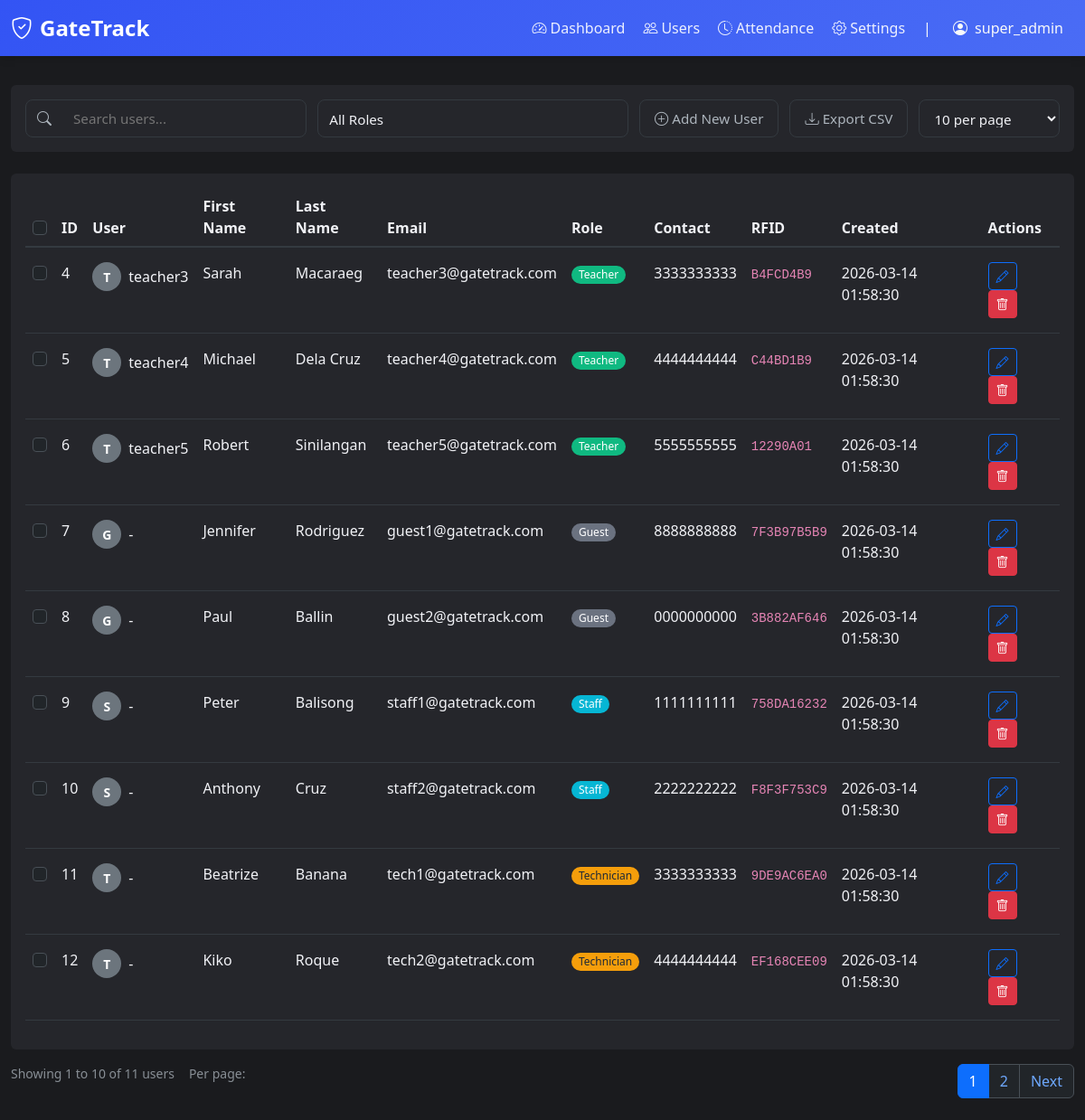
The page /users (signed in) on the database as committed earlier.
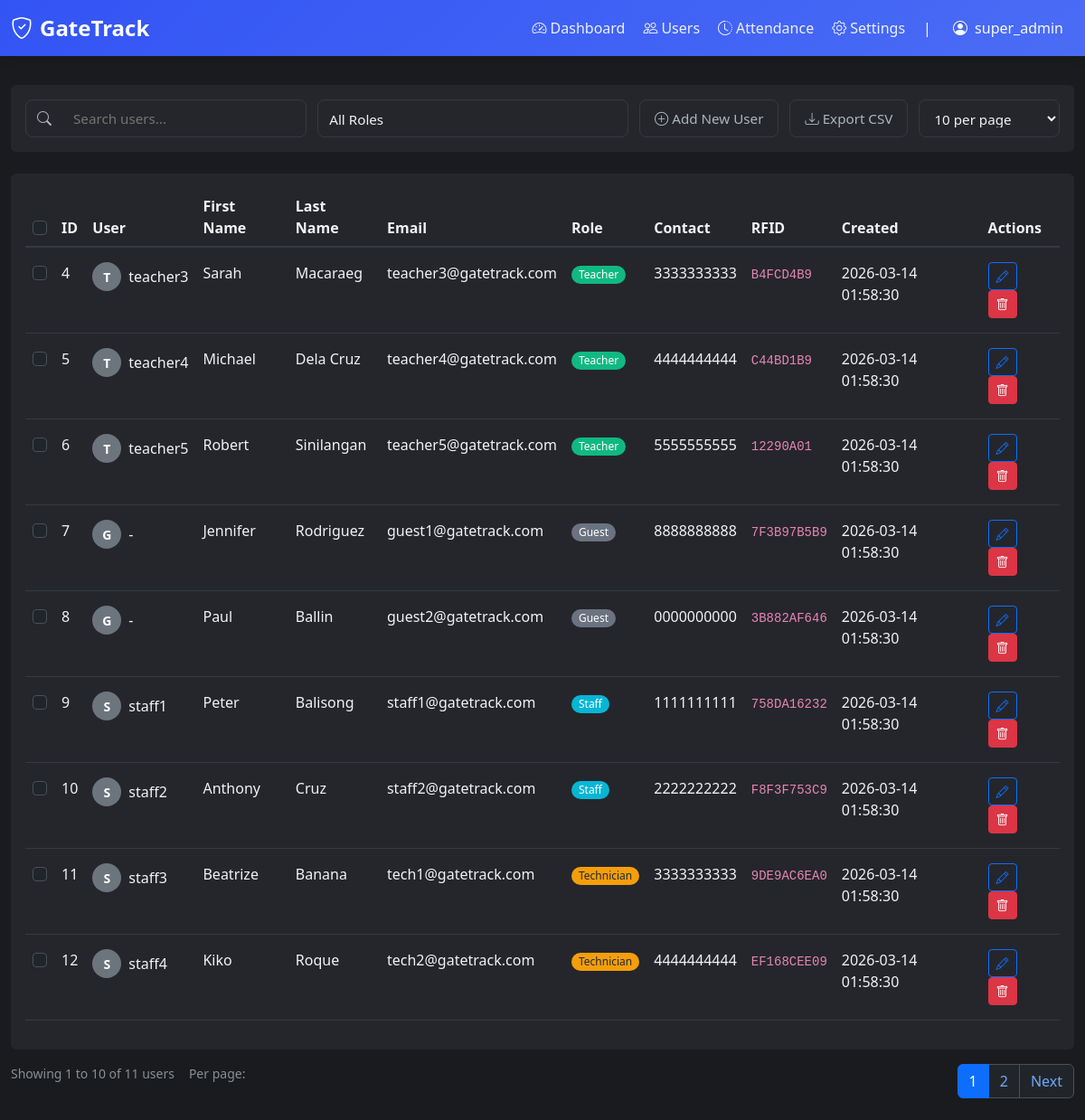
The same page on the database as committed later.
### tables this page shows
CREATE TABLE "users" (id INTEGER NOT NULL, username VARCHAR(80), email VARCHAR(120) NOT NULL, password VARCHAR(200), contact VARCHAR(20), gender VARCHAR(10), role VARCHAR(20) NOT NULL, created_at DATETIME, rfid TEXT, first_name VARCHAR(50), last_name VARCHAR(50), PRIMARY KEY (id), UNIQUE (email));

### app.py (the view)
@app.route('/users')
@login_required
def users():
    if session.get('role') not in ['super_admin', 'teacher']:
        flash('You do not have permission to view this page.', 'error')
        return redirect(url_for('dashboard'))
    page = int(request.args.get('page', 1))
    per_page = int(request.args.get('per_page', 10))
    search_term = request.args.get('search', '').strip()
    role_filter = request.args.get('role', '')
    if per_page not in [10, 20, 30, 100]:
        per_page = 10
    page = max(1, page)
    from database_utils import get_paginated_users
    users, total_count = get_paginated_users(page, per_page, search_term, role_filter)
    total_pages = (total_count + per_page - 1) // per_page
    if page > total_pages and total_pages > 0:
        return redirect(url_for('users', page=total_pages, per_page=per_page,
                               search=search_term, role=role_filter))
    return render_template('users.html',
                         users=users,
                         page=page,
                         per_page=per_page,
                         total_count=total_count,
                         total_pages=total_pages,
                         search_term=search_term,
                         role_filter=role_filter)

### templates/users.html (shortened to what this page needs)
{% extends "nav.html" %}
{% block content %}
<div class="row mt-2 mb-4">
  <div class="col-12">
    <div class="card">
      <div class="card-body">
<form method="GET" action="{{ url_for('users') }}" id="usersFilterForm" style="
            display: flex;
            flex-wrap: nowrap;
            gap: 0.75rem;
            align-items: stretch;
            width: 100%;
            height: 42px;
            font-family: system-ui, -apple-system, sans-serif;
          ">
          <div id="searchContainer" style="
              flex: 1 1 250px;
              display: flex;
              align-items: center;
              border: 1px solid var(--border-color);
              border-radius: 8px;
              background: var(--bg-secondary);
              transition: border-color 0.2s;
              overflow: hidden;
            ">
            <span style="
                padding: 0 0.75rem;
                color: var(--text-secondary);
                display: flex;
                align-items: center;
              ">
              <i class="bi bi-search"></i>
            </span>
            <input type="text"
              name="search"
              placeholder="Search users..."
              id="searchInput"
              value="{{ search_term }}"
              style="
                flex: 1;
                border: none;
                padding: 0 0.75rem;
                font-size: 0.95rem;
                outline: none;
                color: var(--text-primary);
                background: transparent;
              "
              onfocus="this.parentElement.style.borderColor = 'var(--primary)'"
              onblur="this.parentElement.style.borderColor = 'var(--border-color)'"
              onkeypress="if(event.key==='Enter') document.getElementById('usersFilterForm').submit();"
            />
          </div>
          <div style="flex: 3 1 160px">
            <select
              id="roleFilter"
              name="role"
              style="
                width: 100%;
                height: 100%;
                padding: 0.6rem 0.75rem;
                font-size: 0.95rem;
                border: 1px solid var(--border-color);
                border-radius: 8px;
                outline: none;
                color: var(--text-primary);
                background-color: var(--bg-secondary);
                cursor: pointer;
                appearance: none;
                background-repeat: no-repeat;
                background-position: right .75rem center;
                background-size: 1rem;
              "
            >
              <option value="">All Roles</option>
            </select>
          </div>
          <div style="flex: 4 1 220px; display: flex; gap: .75rem">
            <button type="button"
              class="add-user-btn"
              data-bs-toggle="offcanvas"
              data-bs-target="#addUserOffcanvas"
              style="
                flex: 1;
                display: inline-flex;
                align-items: center;
                justify-content: center;
                padding: .6rem 1rem;
                font-size: .95rem;
                font-weight: 500;
                color: var(--text-secondary);
                background: transparent;
                border: 1px solid var(--border-color);
                border-radius: 8px;
                text-decoration: none;
                white-space: nowrap;
                cursor: pointer;
                transition: all .2s;
              "
              onmouseover="this.style.borderColor='var(--text-secondary)';this.style.color='var(--text-primary)';this.style.backgroundColor='var(--bg-secondary)'"
              onmouseout="this.style.borderColor='var(--border-color)';this.style.color='var(--text-secondary)';this.style.backgroundColor='transparent'"
            >
              <i class="bi bi-plus-circle me-1"></i>Add New User
            </button>
            <a href="{{ url_for('export_users_csv', page=page, per_page=per_page, search=search_term, role=role_filter) }}"
              style="
                display: inline-flex;
                align-items: center;
                justify-content: center;
                padding: .6rem 1rem;
                font-size: .95rem;
                font-weight: 500;
                color: var(--text-secondary);
                background: transparent;
                border: 1px solid var(--border-color);
                border-radius: 8px;
                cursor: pointer;
                height: 100%;
                transition: all .2s;
                text-decoration: none;
              "
              onmouseover="this.style.borderColor='var(--text-secondary)';this.style.color='var(--text-primary)';this.style.backgroundColor='var(--bg-secondary)'"
              onmouseout="this.style.borderColor='var(--border-color)';this.style.color='var(--text-secondary)';this.style.backgroundColor='transparent'"
            >
              <i class="bi bi-download me-1"></i>Export CSV
            </a>
            <div style="flex: 1 1 140px">
              <select id="perPageSelect" name="per_page" style="
                width: 100%;
                height: 100%;
                padding: .6rem .75rem;
                font-size: .95rem;
                border: 1px solid var(--border-color);
                border-radius: 8px;
                outline: none;
                color: var(--text-primary);
                background-color: var(--bg-secondary);
                cursor: pointer;
              ">
                <option value="10" {{ 'selected' if per_page == 10 }}>10 per page</option>
              </select>
            </div>
          </div>
        </form>
      </div>
    </div>
  </div>
</div>
<div class="mt-4">
  <div class="card">
    <div class="card-body">
      <div class="table-responsive">
        <table class="table table-hover" id="usersTable">
          <thead>
            <tr>
              <th><input class="form-check-input" type="checkbox" id="selectAll" /></th>
              <th>ID</th>
              <th>User</th>
              <th>First Name</th>
              <th>Last Name</th>
              <th>Email</th>
              <th>Role</th>
              <th>Contact</th>
              <th>RFID</th>
              <th>Created</th>
              <th>Actions</th>
            </tr>
          </thead>
          <tbody>
            {% for user in users %}
            {% if user.id != session.get('user_id') %}
            <tr>
              <td class="py-3"><input class="form-check-input" type="checkbox" value="{{ user.id }}" /></td>
              <td class="py-3">{{ user.id }}</td>
              <td class="py-3">
                <div class="d-flex align-items-center">
                  <div class="avatar-circle me-2 bg-secondary" style="background-color: #6c757d !important">
                    {{ user.username[0].upper() if user.username else user.email[0].upper() }}
                  </div>
                  {{ user.username or '-' }}
                </div>
              </td>
              <td class="py-3">{{ user.first_name or '-' }}</td>
              <td class="py-3">{{ user.last_name or '-' }}</td>
              <td class="py-3">{{ user.email }}</td>
              <td class="py-3">
                <span class="badge badge-role-{{ user.role | replace('_', '-') }} rounded-pill px-2 py-1">
                  {{ user.role | replace('_', ' ') | title }}
                </span>
              </td>
              <td class="py-3">{{ user.contact or '-' }}</td>
              <td class="py-3"><code>{{ user.rfid or 'N/A' }}</code></td>
              <td class="py-3">{{ user.created_at.strftime('%Y-%m-%d %H:%M:%S') if user.created_at else '-' }}</td>
              <td class="py-3">
                <button class="btn btn-sm btn-outline-primary me-1" title="Edit" data-bs-toggle="offcanvas" data-bs-target="#editUserOffcanvas"
                  data-user-id="{{ user.id }}"
                  data-user-role="{{ user.role }}"
                  data-user-username="{{ user.username or '' }}"
                  data-user-first-name="{{ user.first_name or '' }}"
                  data-user-last-name="{{ user.last_name or '' }}"
                  data-user-email="{{ user.email }}"
                  data-user-contact="{{ user.contact or '' }}"
                  data-user-rfid="{{ user.rfid or '' }}">
                  <i class="bi bi-pencil"></i>
                </button>
                <button class="btn btn-sm btn-danger" title="Delete" data-bs-toggle="modal" data-bs-target="#deleteModal" data-user-id="{{ user.id }}" data-user-email="{{ user.email }}" data-user-role="{{ user.role }}">
                  <i class="bi bi-trash"></i>
                </button>
              </td>
            </tr>
            {% endif %}
            {% endfor %}
          </tbody>
        </table>
      </div>
    </div>
  </div>
  <div class="row mt-3">
    <div class="col-md-6">
      <div class="d-flex align-items-center">
        <span class="text-muted small me-3">
          Showing {{ ((page-1)*per_page + 1)|int }} to {{ [page*per_page, total_count]|min }} of {{ total_count }} users
        </span>
        <label class="text-muted small me-2">Per page:</label>
      </div>
    </div>
    <div class="col-md-6">
      {% if total_pages > 1 %}
      <nav aria-label="Users pagination">
        <ul class="pagination justify-content-end mb-0">
          {% for p in range(1, total_pages + 1) %}
          {% if p == page %}
          <li class="page-item active"><span class="page-link">{{ p }}</span></li>
          {% else %}
          <li class="page-item">
            <a class="page-link" href="{{ url_for('users', page=p, per_page=per_page, search=search_term, role=role_filter) }}">{{ p }}</a>
          </li>
          {% endif %}
          {% endfor %}
          {% if page < total_pages %}
          <li class="page-item">
            <a class="page-link" href="{{ url_for('users', page=page+1, per_page=per_page, search=search_term, role=role_filter) }}">Next</a>
          </li>
          {% endif %}
        </ul>
      </nav>
      {% endif %}
    </div>
  </div>
</div>
{% endblock %}

### templates/nav.html (shortened to what this page needs)
<!doctype html>
<html lang="en" data-bs-theme="dark">
  <head>
    <link
      href="{{ url_for('static', filename='bootstrap/5.3.0/css/bootstrap.min.css') }}"
      rel="stylesheet"
    />
    <link
      rel="stylesheet"
      href="{{ url_for('static', filename='css/style.css') }}"
    />
    <link
      rel="stylesheet"
      href="{{ url_for('static', filename='bootstrap-icons/1.11.0/font/bootstrap-icons.css') }}"
    />
  </head>
  <body>
    <nav class="navbar sticky-top navbar-expand-lg navbar-dark">
      <div class="container-fluid">
        <a class="navbar-brand" href="{{ url_for('dashboard') }}">
          <i class="bi bi-shield-check me-2"></i>GateTrack
        </a>
        <div class="collapse navbar-collapse" id="navbarNav">
          <div class="navbar-nav ms-auto">
            <div class="nav-group">
              <ul class="navbar-nav">
                <li class="nav-item">
                  <a
                    class="nav-link{% if request.endpoint == 'dashboard' %} active{% endif %}"
                    href="{{ url_for('dashboard') }}"
                  >
                    <i class="bi bi-speedometer2 me-1"></i>Dashboard
                  </a>
                </li>
                {% if session.get('role') in ['super_admin', 'teacher'] %}
                <li class="nav-item">
                  <a
                    class="nav-link{% if request.endpoint == 'users' %} active{% endif %}"
                    href="{{ url_for('users') }}"
                  >
                    <i class="bi bi-people me-1"></i>Users
                  </a>
                </li>
                <li class="nav-item">
                  <a
                    class="nav-link{% if request.endpoint == 'attendance' %} active{% endif %}"
                    href="{{ url_for('attendance') }}"
                  >
                    <i class="bi bi-clock-history me-1"></i>Attendance
                  </a>
                </li>
                {% endif %} {% if session.get('role') == 'super_admin' %}
                <li class="nav-item">
                  <a class="nav-link" href="#">
                    <i class="bi bi-gear me-1"></i>Settings
                  </a>
                </li>
                {% endif %}
              </ul>
              <span class="text-light mx-1">|</span>
              <div class="dropdown">
                <button
                  class="btn btn-outline-light dropdown-toggle"
                  type="button"
                  data-bs-toggle="dropdown"
                >
                  <i class="bi bi-person-circle me-1"></i>
                  {{ session.get('username') or session.get('email') }}
                </button>
              </div>
            </div>
          </div>
        </div>
      </div>
    </nav>
    <div class="container-fluid py-4">{% block content %}{% endblock %}</div>
  </body>
</html>

Rows that differ between the two databases and show on the page:
changed users "Peter": username "-" → "staff1"
changed users "Anthony": username "-" → "staff2"
changed users "Beatrize": username "T" → "S"; username "-" → "staff3"
changed users "Kiko": username "T" → "S"; username "-" → "staff4"
